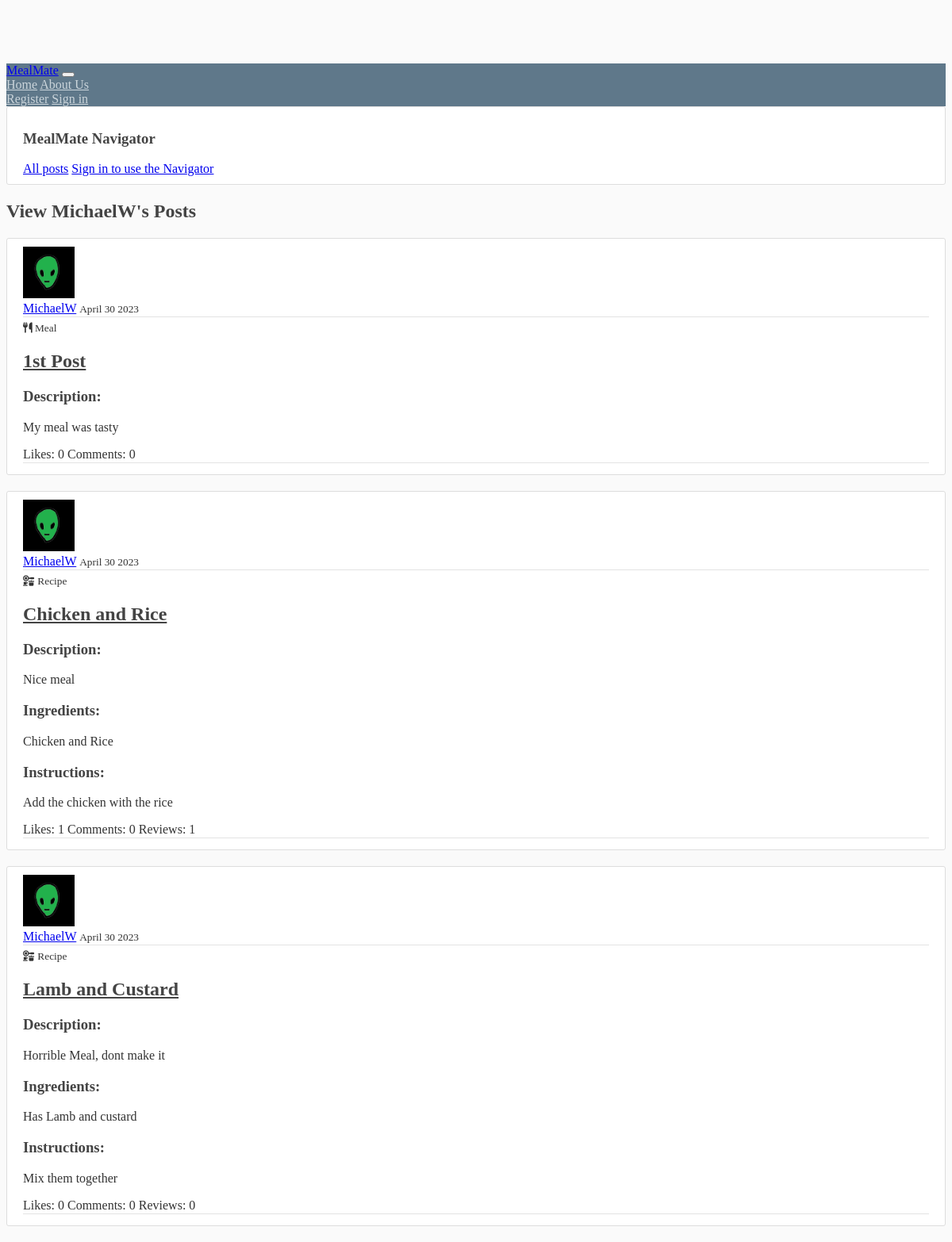
Screenshot of /post/user/3 with the database file from the repository.
### website/models.py (models this page shows, shortened)
class Post(models.Model):
    TYPE_CHOICES = (
        ("RECIPE", 'Recipe'),
        ("MEAL", 'Meal')
    )
    title = models.CharField(max_length=150)
    type = models.CharField(
        max_length=6,
        choices=TYPE_CHOICES
    )
    date_posted = models.DateField(default=timezone.now)
    description = models.TextField()
    ingredients = models.TextField(blank=True)  # only 'recipe' posts will have this
    instructions = models.TextField(blank=True)  # only 'recipe' posts will have this
    author = models.ForeignKey(User, on_delete=models.CASCADE)
    likes = models.ManyToManyField(User, blank=True, related_name='likes')
    comments = models.ManyToManyField(Comment, blank=True, related_name='comments')
    reviews = models.ManyToManyField(Review, blank=True, related_name='reviews')

### members/models.py (models this page shows, shortened)
class Profile(models.Model):
    user = models.OneToOneField(User, on_delete=models.CASCADE)
    image = models.ImageField(default='default.jpg', upload_to='profile_pics')
    followers = models.ManyToManyField(User, blank=True, related_name='followers')
    following = models.ManyToManyField(User, blank=True, related_name='following')

### website/views.py (the view)
# urls.py: path('post/user/<int:pk>', views.user_posts_id, name="user-posts-id"),
def user_posts_id(request, pk):
    if User.objects.filter(pk=pk).exists():
        posts = Post.objects.filter(author__id=pk)
        author = User.objects.get(pk=pk)
        return render(request, 'website/user_posts_id.html', {'title': author.username + "'s posts", 'posts': posts, 'author': author })
    else:
        return HttpResponseRedirect('/')

### templates/website/user_posts_id.html (shortened to what this page needs)
{% extends "website/base.html" %}
{% block content %}
    <h2> View {{ author.username }}'s Posts </h2>
    {% for post in posts %}
    <article class="media content-section">
        <img class="rounded-circle article-img" src="{{ post.author.profile.image.url }}">
        <div class="media-body">
            <div class="article-metadata">
                <a href="/members/{{post.author.id}}" class="mr-2">{{ post.author }}</a>
                <small class="text-muted">{{ post.date_posted | date:"F d Y" }}</small>
            </div>
            {% if post.type == 'MEAL' %}
                <small><i class="fa-solid fa-utensils"></i> Meal</small>
            {% elif post.type == 'RECIPE' %}
                <small><i class="fa-solid fa-kitchen-set"></i> Recipe</small>
            {% endif %}
            <h2><a class="article-title" href="{% url 'post-detail' post.id %}">{{ post.title }}</a></h2>
            {% if post.type == 'MEAL' %}
                <h3>Description:</h3>
                <p class="article-content">{{ post.description }}</p>
            {% elif post.type == 'RECIPE' %}
                <h3>Description:</h3>
                <p class="article-content">{{ post.description }}</p>
                <h3>Ingredients:</h3>
                <p class="article-content">{{ post.ingredients }}</p>
                <h3>Instructions:</h3>
                <p class="article-content">{{ post.instructions }}</p>
            {% endif %}
            <div class="article-metadata">
                <a class="mr-2">Likes: {{ post.likes.count }}</a>
                <a class="mr-2">Comments: {{ post.comments.count }}</a>
                {% if post.type == 'RECIPE' %}
                    <a class="mr-2">Reviews: {{ post.reviews.count }}</a>
                {% endif %}
            </div>
        </div>
    </article>
{% endfor %}
{% endblock %}

### static/website/main.css (style rules this page uses)
body { background: #fafafa; color: #333333; margin-top: 5rem; }
h1, h2, h3, h4, h5, h6 { color: #444444; }
.content-section { background: #ffffff; padding: 10px 20px; border: 1px solid #dddddd; border-radius: 3px; margin-bottom: 20px; }
.article-title { color: #444444; }
.article-content { white-space: pre-line; }
.article-img { height: 65px; width: 65px; margin-right: 16px; }
.article-metadata { padding-bottom: 1px; margin-bottom: 4px; border-bottom: 1px solid #e3e3e3 }

### rows the page displays
Post: author.profile.image (picture), author "MichaelW", date_posted "April 30 2023", type "MEAL" (drawn), title "1st Post", description "My meal was tasty", likes.count "0", comments.count "0"
Post: author.profile.image (picture), author "MichaelW", date_posted "April 30 2023", type "RECIPE" (drawn), title "Chicken and Rice", description "Nice meal", ingredients "Chicken and Rice", instructions "Add the chicken with the rice", likes.count "1", comments.count "0", reviews.count "1"
Post: author.profile.image (picture), author "MichaelW", date_posted "April 30 2023", type "RECIPE" (drawn), title "Lamb and Custard", description "Horrible Meal, dont make it", ingredients "Has Lamb and custard", instructions "Mix them together", likes.count "0", comments.count "0", reviews.count "0"

### other values shown
{{ author.username }} "MichaelW"
